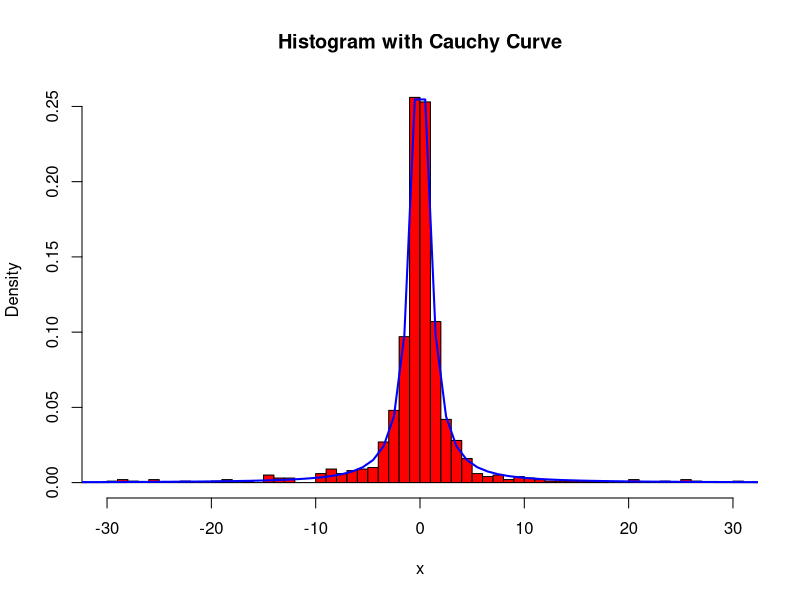
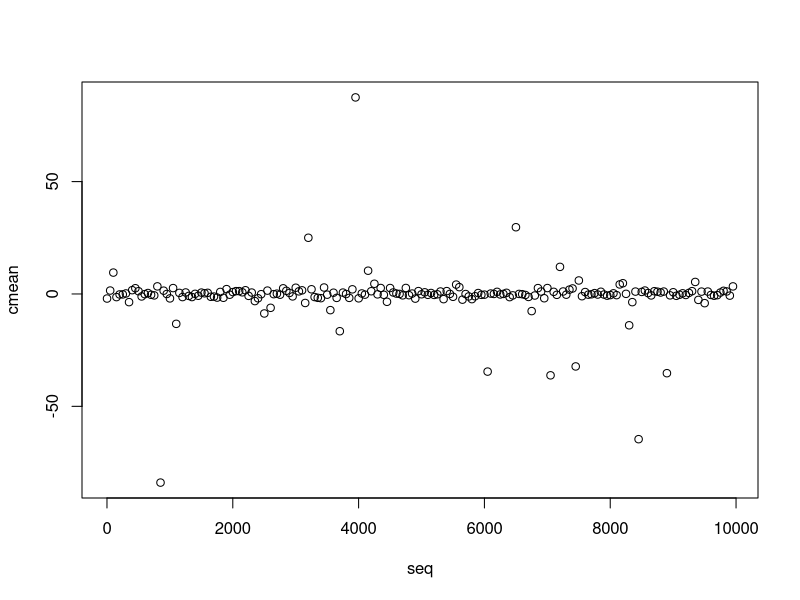
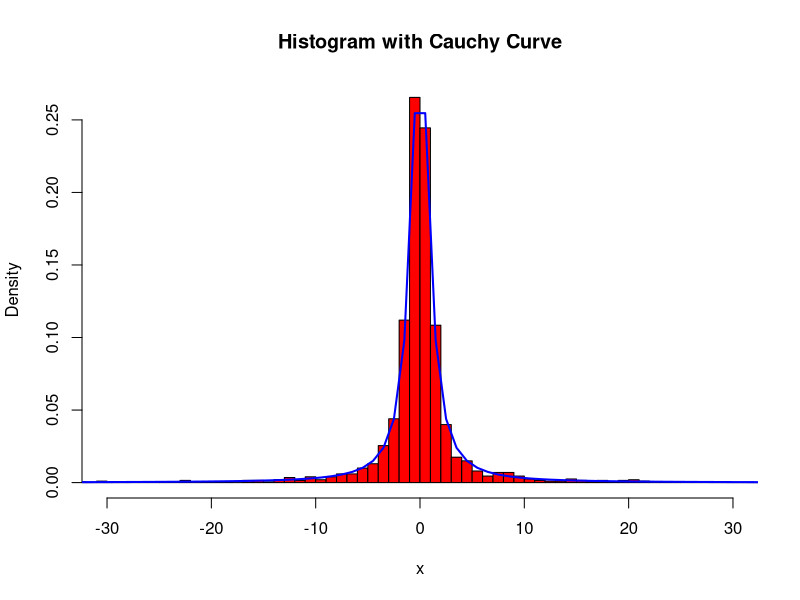
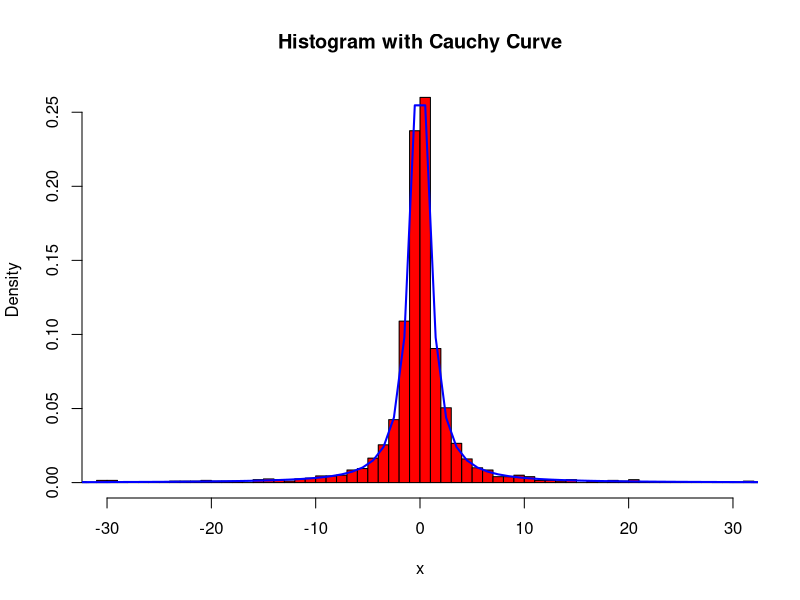
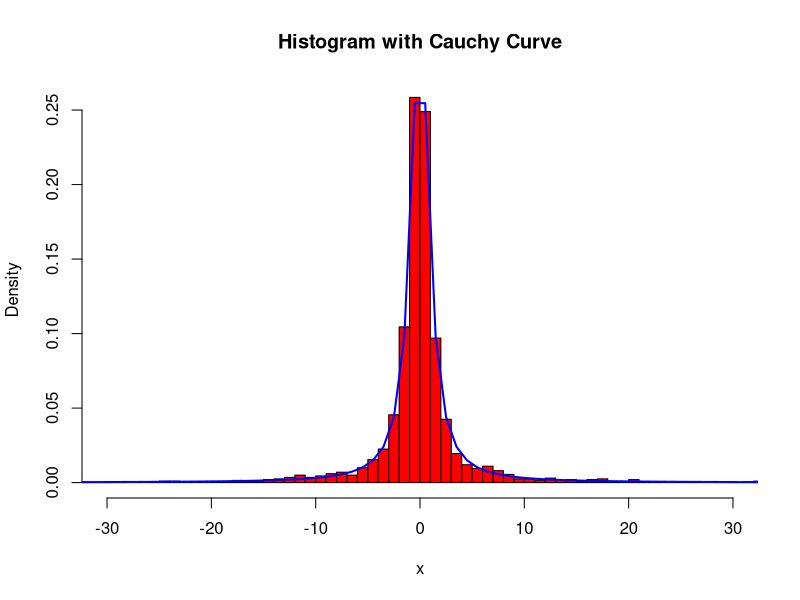

The R script that drew these images, in order:
## ---- chunk 1
#########################################################################
#     Problem 1
#########################################################################

rnormalBX <- function(n=1, mean = 0, var = 1, seed = NULL){
  
  if(!is.null(seed))  set.seed(seed)  # set seed for the random number
  
  # generate two uniform and then calculate r and theta and finally generate normal random number
  
  u = runif(n, 0, 1)
  v = runif(n, 0, 1)
  r = sqrt(-2*log(v))
  theta = 2*pi*u
  norm = cbind(r*cos(theta), r*sin(theta))
  if(n != 1) {norm = (norm - colMeans(norm))/sqrt(diag(var(norm)))}

  # transform normal random number with specified mean and variance 
  
  if (mean != 0 || var != 1){
    norm = sqrt(var)*norm + mean
    
  }
  return(unname(norm, force = TRUE))
  }

# # calling rnormalBX function to generate normal random number using Box-Muller algorithm
# x = rnormalBX(n = 1000, mean = 0, var = 1, seed = 123)
# summary(x)


rcauchydist <- function(n=1,  seed = NULL){
  x = rnormalBX(n = n, mean = 0, var = 1, seed = seed)
  return(x[,1]/x[,2])
}

x = rcauchydist(1000, seed = 4578)
#Part 1 Independence of two normal random variable generated using Box-Muller algorithm



# Density Curve for the normal sample. Function densityCurve has two parameters, data = data set for the density curve, dist = distribution.


densityCurve <- function(data , nbreaks = NULL){

  if(is.null(nbreaks)){ nbreaks = pretty(data)}
  title = "Histogram with Cauchy Curve"
  his  <- hist(data, breaks = nbreaks, freq = FALSE, col="red", xlab="x", main=title, xlim = c(-30,30))
  xfit <- his$mids 
  yfit <- dcauchy(xfit, location = 0, scale =  1)
  lines(xfit, yfit, col="blue", lwd=2)

  }


# Calling densityCurve function to create density curve.
densityCurve(x, nbreaks = 500)

# problem 1 part 2

cauchyMeanForEachSample <- function(samSize = 1:100, seed = NULL){
  if(!is.null(seed))  set.seed(seed)
  return(apply(as.array(samSize), 1, function(x) mean(rcauchydist(x))))
}

seq = seq.int(1,10^4, 50)
cmean = cauchyMeanForEachSample(seq, seed = 245)
plot(seq, cmean)



# problem 1 part 3

cauchyMeanSim <- function(samSize = 100, distSize = 1000 , seed = NULL){
    if(!is.null(seed))  set.seed(seed)
    meandist =  replicate(distSize, mean(rcauchydist(samSize)))

  return(meandist)
}

cmean = cauchyMeanSim(40, distSize = 2000, seed = 365)
densityCurve(cmean, nbreaks = 800)



cmean = cauchyMeanSim(100, distSize = 2000, seed = 365)
densityCurve(cmean, nbreaks = 1300)


cmean = cauchyMeanSim(500, distSize = 2000, seed = 4125)
densityCurve(cmean, nbreaks = 1500)
